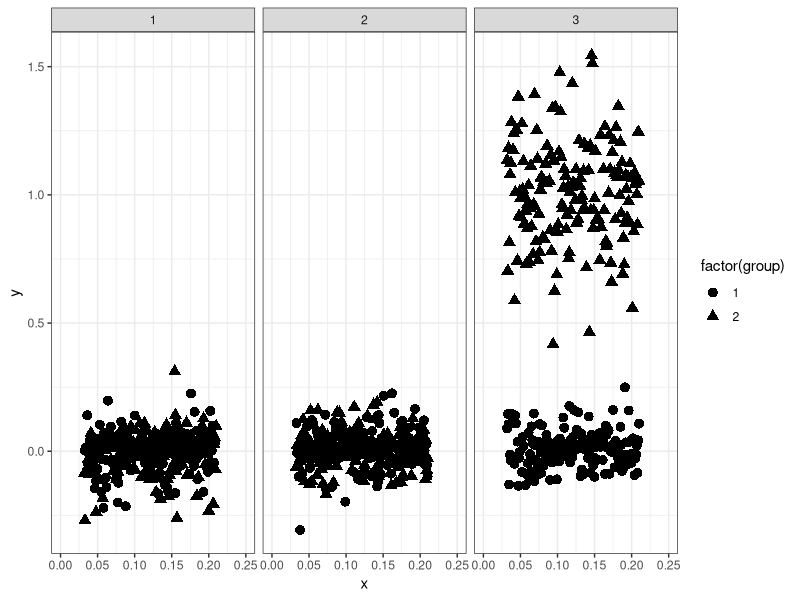
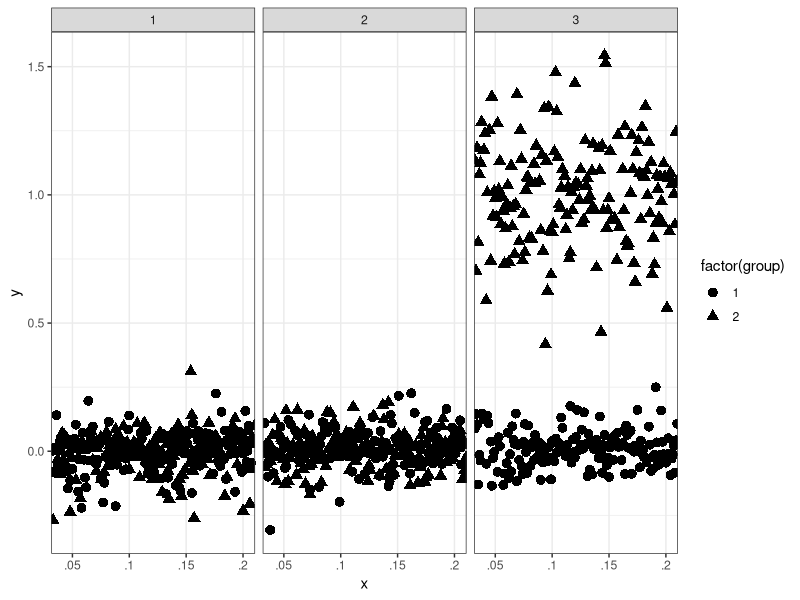
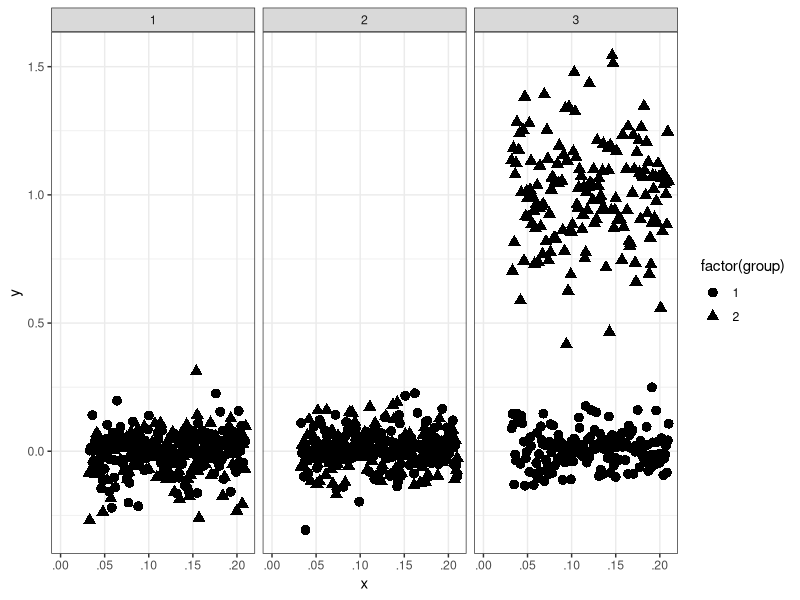

These figures' R source, in order:
## ---- chunk 1
# Sim some data
simdata <- data.frame(x = runif(2400, min = .032, max = .210),
                      y = c(rnorm(2000, mean = 0, sd = .1), 
                            rnorm(400, mean = 1, sd = .25)),
                      group = c(sample(1:2, 1600, replace = TRUE),
                                rep(1, 400), 
                                rep(2, 400)),
                      facet = rep(1:3, each = 800))
## ---- chunk 2
with(simdata, tapply(y, group, mean))
with(simdata, tapply(y, facet, mean))
with(simdata, tapply(y, interaction(group, facet), mean))
## ---- chunk 3
# round value to .001 and aggregate
simdata$x_rd <- round(simdata$x, 3)

# aggregate
library(dplyr)
simdata_agg <- simdata %>%
  group_by(x_rd, group, facet) %>%
  summarise(y = mean(y))
simdata_agg 
## ---- chunk 4
library(ggplot2)
p <- ggplot(simdata_agg, aes(x = x_rd, y = y, shape = factor(group))) + 
  theme_bw()
p + geom_point(size = 3) + facet_grid(. ~ facet) + 
  scale_x_continuous("x", limits = c(0, .25), 
                     breaks = seq(0, .25, .05))
## ---- chunk 5
simdata_agg$x_char <- as.character(simdata_agg$x_rd)
simdata_agg$x_char <- gsub("^0", "", simdata_agg$x_char)
p <- ggplot(simdata_agg, aes(x = x_char, y = y, shape = factor(group))) + 
  theme_bw()
p + geom_point(size = 3) + facet_grid(. ~ facet) + 
  scale_x_discrete("x", breaks = c('.00', '.05', '.1', '.15', '.2', '.25'))
## ---- chunk 6
# Reset aggregation vector
simdata_agg <- simdata %>%
  group_by(x_rd, group, facet) %>%
  summarise(y = mean(y))

# Add values
simdata_agg <- rbind(data.frame(x_rd = seq(0, .031, .001),
                                group = rep(1, 32),
                                facet = rep(1, 32),
                                y = rep(0, 32)),
                     simdata_agg)

# Create a new variable to use for transparent points
simdata_agg$alpha <- ifelse(simdata_agg$x_rd < .032, 0, 1)

# Create x_char variable again
simdata_agg$x_char <- as.character(simdata_agg$x_rd)
simdata_agg$x_char <- gsub("^0", "", simdata_agg$x_char)

# Needed formatting
simdata_agg$x_char <- ifelse(simdata_agg$x_char == '', '.00',
                             simdata_agg$x_char)
simdata_agg$x_char <- ifelse(simdata_agg$x_char == '.2', '.20',
                             simdata_agg$x_char)
simdata_agg$x_char <- ifelse(simdata_agg$x_char == '.1', '.10',
                             simdata_agg$x_char)

# Final plot
p <- ggplot(simdata_agg, aes(x = x_char, y = y, shape = factor(group))) + 
  theme_bw()
p + geom_point(aes(alpha = factor(alpha)), size = 3) + 
  facet_grid(. ~ facet) + 
  scale_x_discrete("x", breaks = c('.00', '.05', '.10', '.15', '.20'),
                   expand = c(.05, .05)) + 
  scale_alpha_discrete(guide = FALSE, range = c(0, 1))
